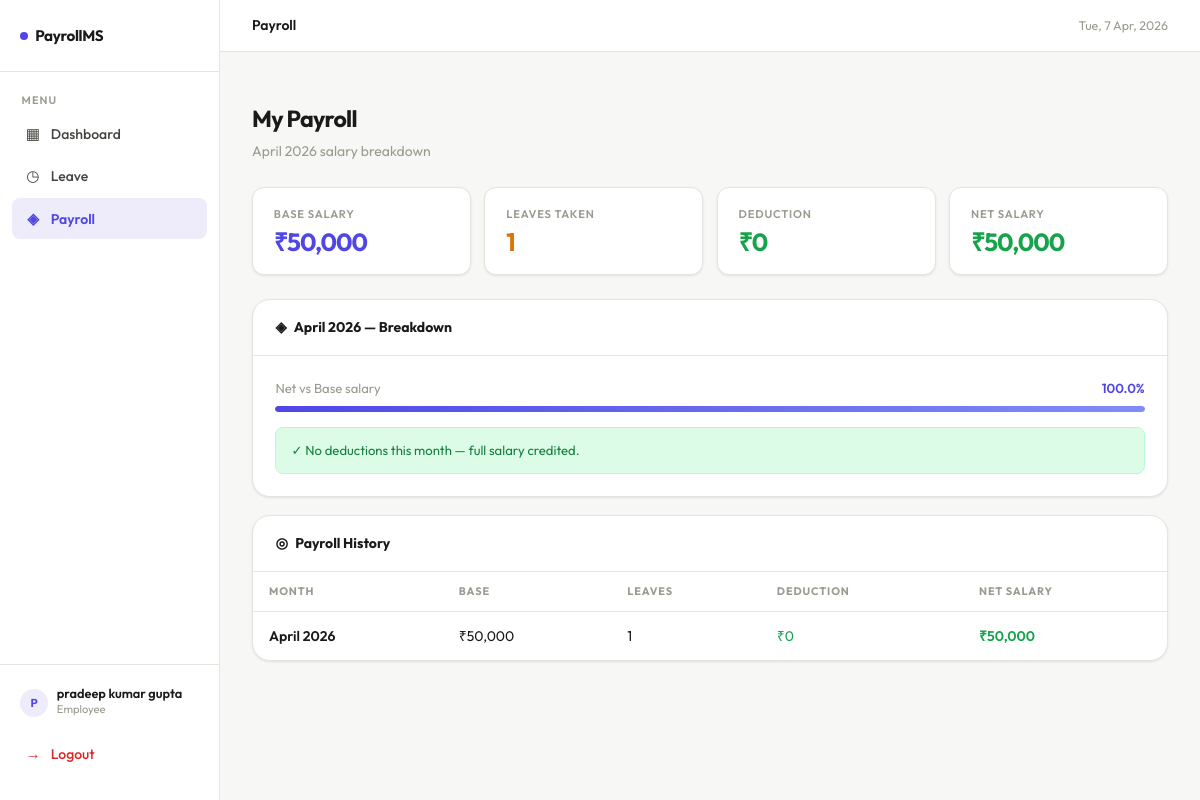
The app's page /employee/payroll (signed in) with its own data.
### models.py (models this page shows, shortened)
class User(UserMixin, db.Model):
    __tablename__ = 'users'
    id = db.Column(db.Integer, primary_key=True)
    username = db.Column(db.String(80), unique=True, nullable=False)
    password_hash = db.Column(db.String(256), nullable=False)
    role = db.Column(db.String(20), nullable=False, default='employee')  # 'admin' or 'employee'
    base_salary = db.Column(db.Float, default=50000.0)
    created_at = db.Column(db.DateTime, default=datetime.utcnow)
    leave_requests = db.relationship('LeaveRequest', backref='employee', lazy=True,
                                      foreign_keys='LeaveRequest.employee_id')
    payroll_records = db.relationship('Payroll', backref='employee', lazy=True)

class Payroll(db.Model):
    __tablename__ = 'payroll'
    id = db.Column(db.Integer, primary_key=True)
    employee_id = db.Column(db.Integer, db.ForeignKey('users.id'), nullable=False)
    month = db.Column(db.Integer, nullable=False)
    year = db.Column(db.Integer, nullable=False)
    base_salary = db.Column(db.Float, nullable=False)
    leaves_taken = db.Column(db.Integer, default=0)
    deduction = db.Column(db.Float, default=0.0)
    net_salary = db.Column(db.Float, nullable=False)
    updated_at = db.Column(db.DateTime, default=datetime.utcnow, onupdate=datetime.utcnow)

### routes.py (the view)
@main.route('/employee/payroll')
@login_required
def payroll():
    if current_user.role == 'admin':
        return redirect(url_for('main.admin_dashboard'))
    now = datetime.utcnow()
    recalculate_payroll(current_user.id, now.month, now.year)
    current_payroll = Payroll.query.filter_by(
        employee_id=current_user.id,
        month=now.month,
        year=now.year
    ).first()
    all_payroll = Payroll.query.filter_by(
        employee_id=current_user.id
    ).order_by(Payroll.year.desc(), Payroll.month.desc()).all()
    return render_template('payroll.html',
                           current_payroll=current_payroll,
                           all_payroll=all_payroll,
                           now=now)

### app.py (called while the page is built)
def create_app():
    app = Flask(__name__)
    app.config.from_object(Config)
    os.makedirs(os.path.join(app.root_path, 'instance'), exist_ok=True)
    db.init_app(app)
    login_manager = LoginManager()
    login_manager.login_view = 'main.login'
    login_manager.login_message = 'Please log in to access this page.'
    login_manager.login_message_category = 'info'
    login_manager.init_app(app)
    @login_manager.user_loader
    def load_user(user_id):
        return User.query.get(int(user_id))
    from routes import main
    app.register_blueprint(main)
    with app.app_context():
        db.create_all()
        seed_default_users()
    return app

### routes.py (called while the page is built, shortened)
def recalculate_payroll(employee_id, month, year):
    employee = User.query.get(employee_id)
    if not employee:
        return
    approved_leaves = LeaveRequest.query.filter_by(
        employee_id=employee_id,
        month=month,
        year=year,
        status='approved'
    ).count()
    extra_leaves = max(0, approved_leaves - FREE_LEAVES_PER_MONTH)
    per_day = employee.base_salary / 30
    deduction = extra_leaves * per_day
    net_salary = employee.base_salary - deduction
    payroll = Payroll.query.filter_by(
        employee_id=employee_id,
        month=month,
        year=year
    ).first()
    if payroll:
        payroll.leaves_taken = approved_leaves
        payroll.deduction = round(deduction, 2)
        payroll.net_salary = round(net_salary, 2)
        payroll.base_salary = employee.base_salary
        payroll.updated_at = datetime.utcnow()
    db.session.commit()

### templates/payroll.html (shortened to what this page needs)
{% extends "base.html" %}
{% block topbar_title %}Payroll{% endblock %}
{% block content %}
<div class="page-hd">
  <h1>My Payroll</h1>
  <p>{{ now.strftime('%B %Y') }} salary breakdown</p>
</div>
{% if current_payroll %}
<div class="stat-row">
  <div class="stat-tile">
    <div class="stat-tile-label">Base Salary</div>
    <div class="stat-tile-val indigo">₹{{ "{:,.0f}".format(current_payroll.base_salary) }}</div>
  </div>
  <div class="stat-tile">
    <div class="stat-tile-label">Leaves Taken</div>
    <div class="stat-tile-val {% if current_payroll.leaves_taken > 2 %}red{% else %}amber{% endif %}">
      {{ current_payroll.leaves_taken }}
    </div>
  </div>
  <div class="stat-tile">
    <div class="stat-tile-label">Deduction</div>
    <div class="stat-tile-val {% if current_payroll.deduction > 0 %}red{% else %}green{% endif %}">
      ₹{{ "{:,.0f}".format(current_payroll.deduction) }}
    </div>
  </div>
  <div class="stat-tile">
    <div class="stat-tile-label">Net Salary</div>
    <div class="stat-tile-val green">₹{{ "{:,.0f}".format(current_payroll.net_salary) }}</div>
  </div>
</div>
<div class="card">
  <div class="card-head">
    <span class="card-head-title"><span class="icon">◈</span> {{ now.strftime('%B %Y') }} — Breakdown</span>
  </div>
  <div class="card-body">
    <div style="display:flex; justify-content:space-between; align-items:center; margin-bottom:.4rem;">
      <span style="font-size:.82rem; color:var(--muted);">Net vs Base salary</span>
      <span style="font-size:.82rem; font-weight:600; color:var(--accent);">
        {{ "%.1f"|format((current_payroll.net_salary / current_payroll.base_salary) * 100) }}%
      </span>
    </div>
    <div class="salary-bar-bg">
      {% set pct = (current_payroll.net_salary / current_payroll.base_salary * 100) | int %}
      <div class="salary-bar-fill" style="width:{{ pct }}%;"></div>
    </div>
    {% if current_payroll.deduction > 0 %}
    <div class="warn-box">
      ₹{{ "{:,.0f}".format(current_payroll.deduction) }} deducted for
      {{ current_payroll.leaves_taken - 2 }} extra leave(s) beyond the 2 free per month.
    </div>
    {% else %}
    <div class="ok-box">
      ✓ No deductions this month — full salary credited.
    </div>
    {% endif %}
  </div>
</div>
{% endif %}
<div class="card">
  <div class="card-head">
    <span class="card-head-title"><span class="icon">◎</span> Payroll History</span>
  </div>
  {% if all_payroll %}
  <div class="tbl-wrap">
    <table>
      <thead>
        <tr>
          <th>Month</th>
          <th>Base</th>
          <th>Leaves</th>
          <th>Deduction</th>
          <th>Net Salary</th>
        </tr>
      </thead>
      <tbody>
        {% set months = ['','January','February','March','April','May','June','July','August','September','October','November','December'] %}
        {% for p in all_payroll %}
        <tr>
          <td><strong>{{ months[p.month] }} {{ p.year }}</strong></td>
          <td>₹{{ "{:,.0f}".format(p.base_salary) }}</td>
          <td>{{ p.leaves_taken }}</td>
          <td style="color:{% if p.deduction > 0 %}var(--red){% else %}var(--green){% endif %};">
            ₹{{ "{:,.0f}".format(p.deduction) }}
          </td>
          <td style="color:var(--green); font-weight:600;">₹{{ "{:,.0f}".format(p.net_salary) }}</td>
        </tr>
        {% endfor %}
      </tbody>
    </table>
  </div>
  {% endif %}
</div>
{% endblock %}

### templates/base.html (shortened to what this page needs)
<!DOCTYPE html>
<html lang="en">
<head>
  <link rel="stylesheet" href="{{ url_for('static', filename='css/style.css') }}"/>
</head>
<body>
{% if current_user.is_authenticated %}
<div class="app-shell">
  <aside class="sidebar">
    <div class="sidebar-brand">
      <span class="dot"></span> PayrollMS
    </div>
    <div class="sidebar-section">
      <div class="sidebar-label">Menu</div>
      {% if current_user.role == 'admin' %}
        <a href="{{ url_for('main.admin_dashboard') }}"
           class="sidebar-link {% if request.endpoint == 'main.admin_dashboard' %}active{% endif %}">
          <span class="icon">▦</span> Dashboard
        </a>
      {% else %}
        <a href="{{ url_for('main.employee_dashboard') }}"
           class="sidebar-link {% if request.endpoint == 'main.employee_dashboard' %}active{% endif %}">
          <span class="icon">▦</span> Dashboard
        </a>
        <a href="{{ url_for('main.leave') }}"
           class="sidebar-link {% if request.endpoint == 'main.leave' %}active{% endif %}">
          <span class="icon">◷</span> Leave
        </a>
        <a href="{{ url_for('main.payroll') }}"
           class="sidebar-link {% if request.endpoint == 'main.payroll' %}active{% endif %}">
          <span class="icon">◈</span> Payroll
        </a>
      {% endif %}
    </div>
    <div class="sidebar-footer">
      <div class="sidebar-user">
        <div class="user-avatar">{{ current_user.username[0] }}</div>
        <div>
          <div class="user-info-name">{{ current_user.username }}</div>
          <div class="user-info-role">{{ current_user.role }}</div>
        </div>
      </div>
      <a href="{{ url_for('main.logout') }}" class="sidebar-link logout">
        <span class="icon">→</span> Logout
      </a>
    </div>
  </aside>
  <div class="main-content">
    <header class="topbar">
      <span class="topbar-title">{% block topbar_title %}{% endblock %}</span>
      <span class="topbar-date" id="js-date"></span>
    </header>
    <div class="page-body">
      {% block content %}{% endblock %}
    </div>
  </div>
</div>
{% else %}
  {% block auth_content %}{% endblock %}
{% endif %}
</body>
</html>

### records on screen
User: username "P", username "pradeep kumar gupta", role "Employee"
Payroll: base_salary "50,000", leaves_taken "1", deduction "0", net_salary "50,000", net_salary+base_salary "100.0", month "April", year "2026"
